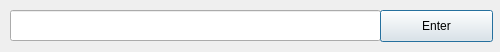
<?xml version="1.0" encoding="UTF-8"?>
<ui version="4.0">
 <class>TokenForm</class>
 <widget class="QDialog" name="TokenForm">
  <property name="enabled">
   <bool>true</bool>
  </property>
  <property name="geometry">
   <rect>
    <x>0</x>
    <y>0</y>
    <width>500</width>
    <height>52</height>
   </rect>
  </property>
  <property name="maximumSize">
   <size>
    <width>500</width>
    <height>52</height>
   </size>
  </property>
  <property name="windowTitle">
   <string>Git Token Input</string>
  </property>
  <property name="accessibleName">
   <string/>
  </property>
  <property name="autoFillBackground">
   <bool>false</bool>
  </property>
  <property name="sizeGripEnabled">
   <bool>false</bool>
  </property>
  <widget class="QLineEdit" name="TokenInput">
   <property name="geometry">
    <rect>
     <x>10</x>
     <y>10</y>
     <width>371</width>
     <height>31</height>
    </rect>
   </property>
  </widget>
  <widget class="QPushButton" name="TokenButton">
   <property name="geometry">
    <rect>
     <x>380</x>
     <y>10</y>
     <width>113</width>
     <height>32</height>
    </rect>
   </property>
   <property name="text">
    <string>Enter</string>
   </property>
  </widget>
 </widget>
 <resources/>
 <connections/>
</ui>
